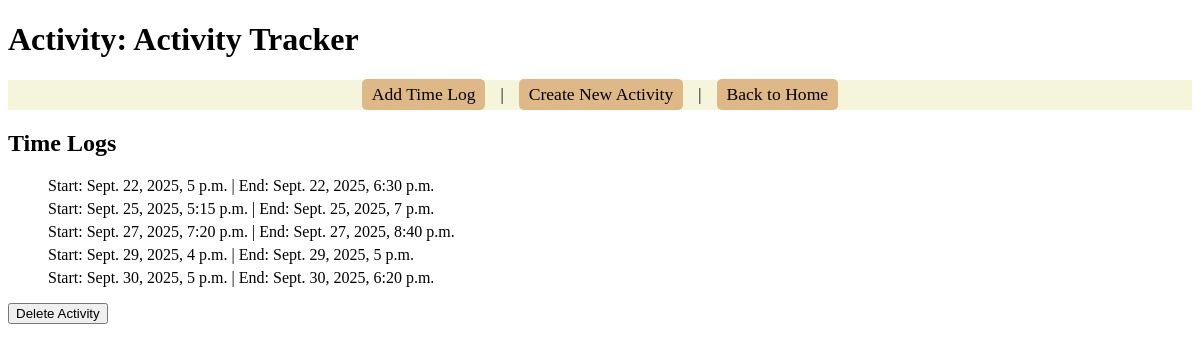
/activity/6/, run on an earlier commit of the app's database.
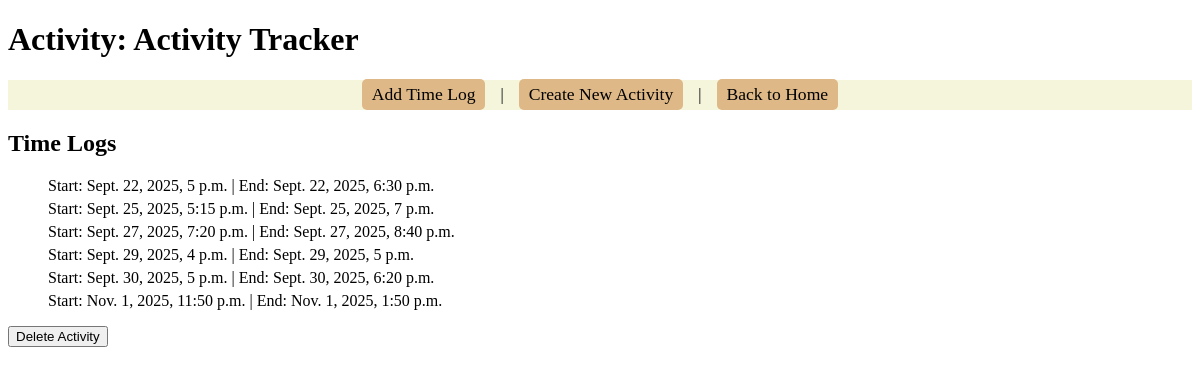
And on a later commit of the database.
### Act_Tracker/models.py (models this page shows)
class TimeLog(models.Model):
    activity = models.ForeignKey(Activity, on_delete=models.CASCADE)
    start_time = models.DateTimeField()
    end_time = models.DateTimeField()

### Act_Tracker/views.py (the view)
# urls.py: path('activity/<int:id>/', views.activity, name='activity'),
def activity(request, id):
    try:
        activity = Activity.objects.get(id=id)
    except Activity.DoesNotExist:
        raise HttpResponse("<div>404: Activity does not exist</div>")
    timelogs = TimeLog.objects.filter(activity=activity)
    return render(request, 'Tracker/activity.html', {
        'activity': activity,
        'timelogs': timelogs
    })

### Act_Tracker/templates/Tracker/activity.html (shortened to what this page needs)
{% load static %}
<!DOCTYPE html>
<html lang="en">
<head>
    <link rel="stylesheet" href="{% static 'Tracker/styles.css' %}">
</head>
<body>
    <h1>Activity: {{ activity.name }}</h1>
    <div id="actions">
        <a href="{% url 'new_timelog' id=activity.id %}">Add Time Log</a> |
        <a href="{% url 'new_activity' %}">Create New Activity</a> |
        <a href="{% url 'index' %}">Back to Home</a>
    </div>
    <h2>Time Logs</h2>
    <ul>
        {% for timelog in timelogs %}
            <li>Start: {{ timelog.start_time }} | End: {{ timelog.end_time }}</li>
        {% empty %}
            <li>No time logs available for this activity.</li>
        {% endfor %}
    </ul>
    <form method="post" action="{% url 'delete_activity' id=activity.id %}" style="display:inline;">
        <button type="submit" onclick="return confirm('Are you sure?')">Delete Activity</button>
    </form>
</body>
</html>

What changed in the data, as far as the page shows it:
added TimeLog: start_time "Nov. 1, 2025, 11:50 p.m.", end_time "Nov. 1, 2025, 1:50 p.m."
